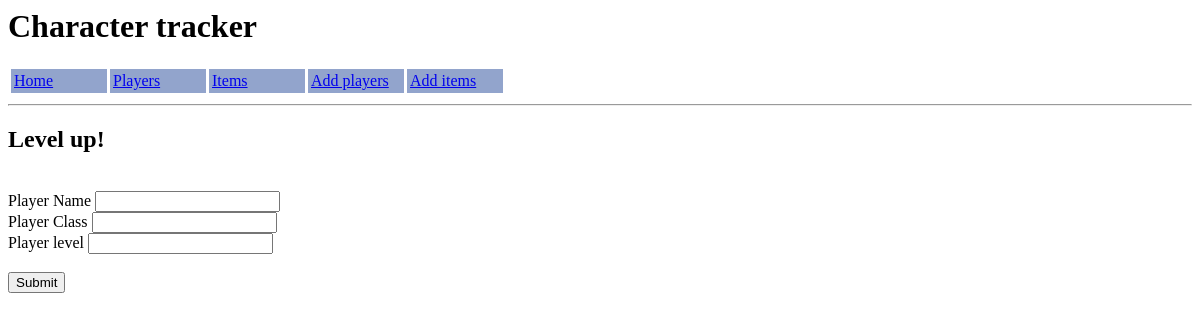
The page /updateplayers/1 on the database as committed earlier.
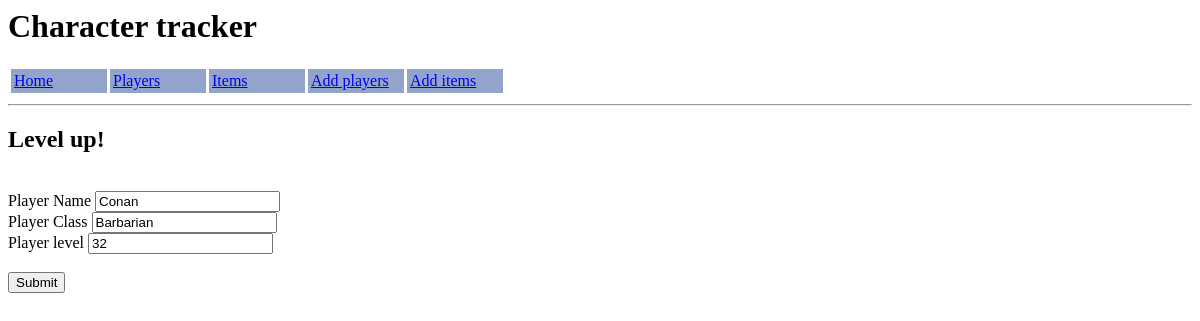
The same page on the database as committed later.
### application/models.py (models this page shows)
class Players(db.Model):
    player_id       =   db.Column(db.Integer, primary_key=True)
    player_name     =   db.Column(db.String(50), nullable=False)
    player_class    =   db.Column(db.String(50), unique=False, nullable=False)
    level           =   db.Column(db.Integer, nullable=False)
    items           =   db.relationship('Items', backref='players')

### application/routes.py (the view)
@app.route("/updateplayers/<player_id>", methods=['GET', 'POST'])
def update_player(player_id):
    player = db.session.query(Players).get(player_id)
    form = PlayersForm(obj=player)
    if form.validate_on_submit():
        form.populate_obj(player)
        db.session.add(player)
        db.session.commit()
        return redirect(url_for('index'))
    return render_template('updateplayers.html', title="Level up!", form=form)

### application/forms.py
class PlayersForm(FlaskForm):
    player_name         =   StringField('Player Name', validators=[DataRequired()])
    player_class        =   StringField('Player Class', validators=[DataRequired()])
    level               =   IntegerField('Player level', validators=[DataRequired()])
    submit              =   SubmitField('Submit')
    update              =   SubmitField('Update')
    delete              =   SubmitField('Delete')

### application/templates/updateplayers.html (shortened to what this page needs)
{% extends "body.html" %}
{% block body %}
<h2>{{ title }}</h2>
<div class='updatingplayers'>
    <form method="POST" action="">
        <br>
        {{ form.player_name.label }} {{ form.player_name }}
        <br>
        {{ form.player_class.label }} {{ form.player_class }}
        <br>
        {{ form.level.label }} {{ form.level }}
        <br>
        <br>
        {{ form.submit }}
    </form>
</div>
{% endblock body %}

Rows that differ between the two databases and show on the page:
added Players: player_name "Conan", player_class "Barbarian", level "32"
